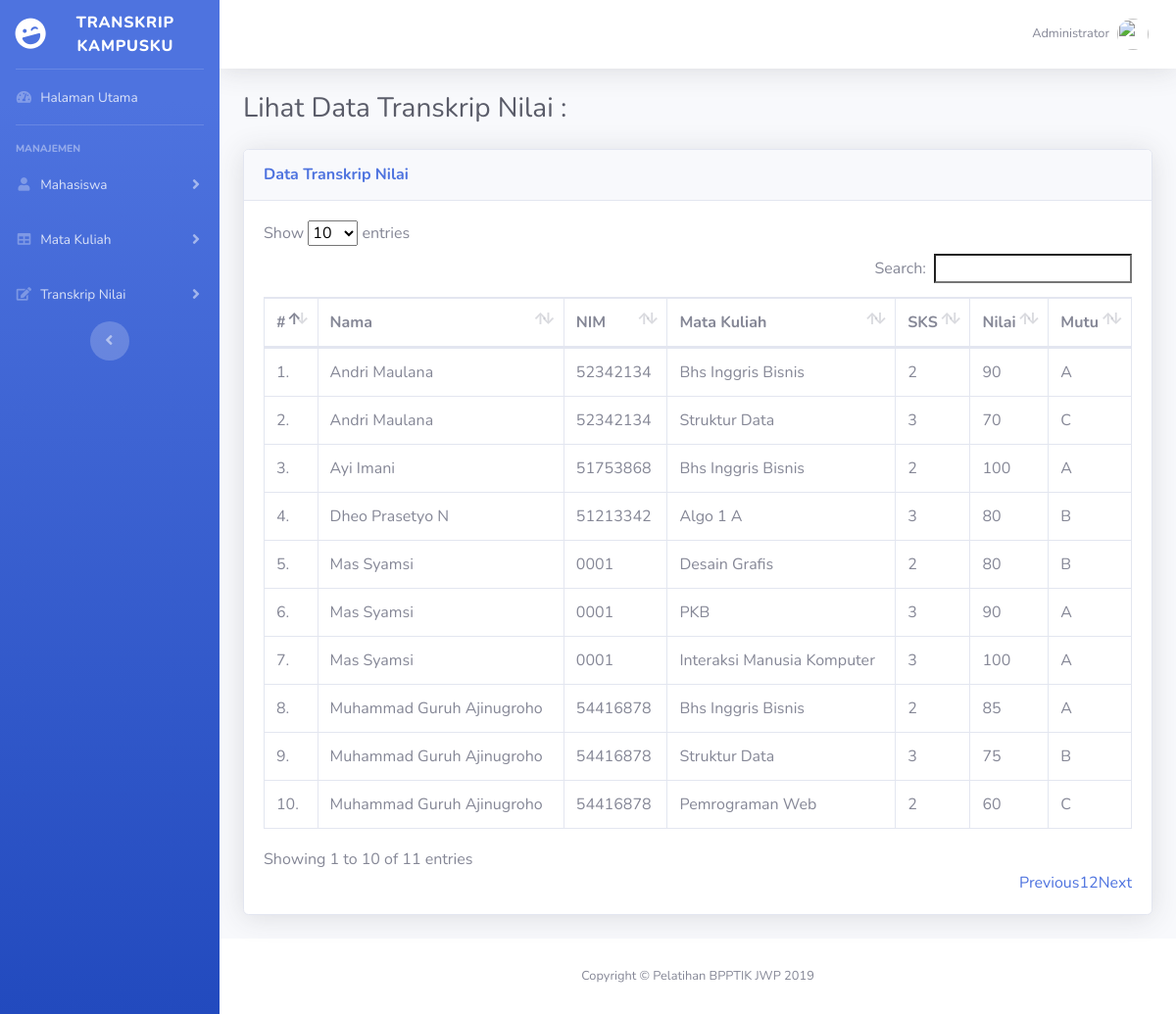
Screenshot of /admin/nilai/view.php (signed in) with the database file from the repository.
### tables this page shows
CREATE TABLE IF NOT EXISTS `nilai` (
  `id` int(11) NOT NULL AUTO_INCREMENT,
  `kd_matkul` char(5) NOT NULL,
  `nim` char(8) NOT NULL,
  `nilai` int(11) NOT NULL,
  PRIMARY KEY (`id`)
);

CREATE TABLE IF NOT EXISTS `mahasiswa` (
  `nim` char(8) NOT NULL,
  `nama` varchar(30) NOT NULL,
  `status` enum('aktif','nonaktif') DEFAULT 'aktif',
  PRIMARY KEY (`nim`),
  UNIQUE KEY `nim` (`nim`),
  UNIQUE KEY `nim_2` (`nim`)
);

CREATE TABLE IF NOT EXISTS `matkul` (
  `kd_matkul` char(5) NOT NULL,
  `nama` varchar(30) NOT NULL,
  `sks` int(11) NOT NULL,
  `status` enum('aktif','nonaktif') NOT NULL,
  PRIMARY KEY (`kd_matkul`),
  UNIQUE KEY `kd_matkul` (`kd_matkul`)
);

### admin/nilai/view.php (the view, shortened to what this page needs)
<?php
    require_once "../../config/check_login.php";
?>
<!DOCTYPE html>
<html lang="en">
<head>
    <link href="../../assets/vendor/fontawesome-free/css/all.min.css" rel="stylesheet" type="text/css">
    <link href="../../assets/css/sb-admin-2.min.css" rel="stylesheet">
    <link href="../../assets/vendor/datatables/dataTables.bootstrap4.min.css" rel="stylesheet">
</head>
<body id="page-top">
    <div id="wrapper">
    <?php include "navigasi.php";?>
    <div id="content-wrapper" class="d-flex flex-column">
        <div id="content">
            <nav class="navbar navbar-expand navbar-light bg-white topbar mb-4 static-top shadow">
                <ul class="navbar-nav ml-auto">
                    <li class="nav-item dropdown no-arrow">
                        <a class="nav-link dropdown-toggle" href="#" id="userDropdown" role="button" data-toggle="dropdown" aria-haspopup="true" aria-expanded="false">
                            <span class="mr-2 d-none d-lg-inline text-gray-600 small">Administrator</span>
                            <img class="img-profile rounded-circle" src="https://static.thenounproject.com/png/17241-200.png">
                        </a>
                    </li>
                </ul>
            </nav>
            <div class="container-fluid">
                <h1 class="h3 mb-4 text-gray-800">Lihat Data Transkrip Nilai :</h1>
                <div class="card shadow mb-4">
                    <div class="card-header py-3">
                        <h6 class="m-0 font-weight-bold text-primary">Data Transkrip Nilai</h6>
                    </div>
                    <div class="card-body">
                        <div class="table-responsive">
                            <table class="table table-bordered" id="dataTable" width="100%" cellspacing="0">
                            <thead>
                                    <th>#</th>
                                    <th>Nama</th>
                                    <th>NIM</th>
                                    <th>Mata Kuliah</th>
                                    <th>SKS</th>
                                    <th>Nilai</th>
                                    <th>Mutu</th>
                            </thead>
                            <tbody>
                                <?php
                                    $nilai = "SELECT
                                        b.nim,
                                        b.nama AS siswa,
                                        c.nama AS matkul,
                                        c.sks,
                                        a.nilai
                                    FROM nilai AS a
                                    LEFT OUTER JOIN mahasiswa AS b
                                    ON b.nim = a.nim
                                    LEFT OUTER JOIN matkul AS c
                                    ON c.kd_matkul = a.kd_matkul
                                    ORDER BY b.nama ASC";
                                    $result = $conn->query($nilai);
                                    if ($result->num_rows > 0) {
                                        $no = 1;
                                        while($row = $result->fetch_assoc()) {
                                            echo "<tr>";
                                            echo "<td>".$no.".</td>";
                                            echo "<td>".$row['siswa']."</td>";
                                            echo "<td>".$row['nim']."</td>";
                                            echo "<td>".$row['matkul']."</td>";
                                            echo "<td>".$row['sks']."</td>";
                                            echo "<td>".$row['nilai']."</td>";
                                            echo "<td>";
                                                if($row['nilai'] > 80){
                                                    echo "A";
                                                }else if($row['nilai'] > 70 && $row['nilai'] <= 80 ){
                                                    echo "B";
                                                }else if($row['nilai'] > 59 && $row['nilai'] <= 70){
                                                    echo "C";
                                                }else if($row['nilai'] > 49 && $row['nilai'] < 59){
                                                    echo "D";
                                                }else{
                                                    echo "E";
                                                }
                                            echo "</td>";
                                            echo "</tr>";
                                            $no++;
                                        }
                                    }
                                ?>
                            </tbody>
                            </table>
                        </div>
                    </div>
                </div>
            </div>
        </div>
        <footer class="sticky-footer bg-white">
            <div class="container my-auto">
                <div class="copyright text-center my-auto">
                <span>Copyright &copy; Pelatihan BPPTIK JWP 2019</span>
                </div>
            </div>
        </footer>
    </div>
    </div>
</body>
</html>

### rows the page displays
nilai: mahasiswa.nama "Andri Maulana", mahasiswa.nim "52342134", kd_matkul.nama "Bhs Inggris Bisnis", kd_matkul.sks "2", nilai "90"
nilai: mahasiswa.nama "Andri Maulana", mahasiswa.nim "52342134", kd_matkul.nama "Struktur Data", kd_matkul.sks "3", nilai "70", shows "C"
nilai: mahasiswa.nama "Ayi Imani", mahasiswa.nim "51753868", kd_matkul.nama "Bhs Inggris Bisnis", kd_matkul.sks "2", nilai "100"
nilai: mahasiswa.nama "Dheo Prasetyo N", mahasiswa.nim "51213342", kd_matkul.nama "Algo 1 A", kd_matkul.sks "3", nilai "80", shows "B"
nilai: mahasiswa.nama "Mas Syamsi", mahasiswa.nim "0001", kd_matkul.nama "Desain Grafis", kd_matkul.sks "2", nilai "80", shows "B"
nilai: mahasiswa.nama "Mas Syamsi", mahasiswa.nim "0001", kd_matkul.nama "PKB", kd_matkul.sks "3", nilai "90", shows "A"
nilai: mahasiswa.nama "Mas Syamsi", mahasiswa.nim "0001", kd_matkul.nama "Interaksi Manusia Komputer", kd_matkul.sks "3", nilai "100", shows "A"
nilai: mahasiswa.nama "Muhammad Guruh Ajinugroho", mahasiswa.nim "54416878", kd_matkul.nama "Bhs Inggris Bisnis", kd_matkul.sks "2", nilai "85"
nilai: mahasiswa.nama "Muhammad Guruh Ajinugroho", mahasiswa.nim "54416878", kd_matkul.nama "Struktur Data", kd_matkul.sks "3", nilai "75", shows "B"
nilai: mahasiswa.nama "Muhammad Guruh Ajinugroho", mahasiswa.nim "54416878", kd_matkul.nama "Pemrograman Web", kd_matkul.sks "2", nilai "60", shows "C"
